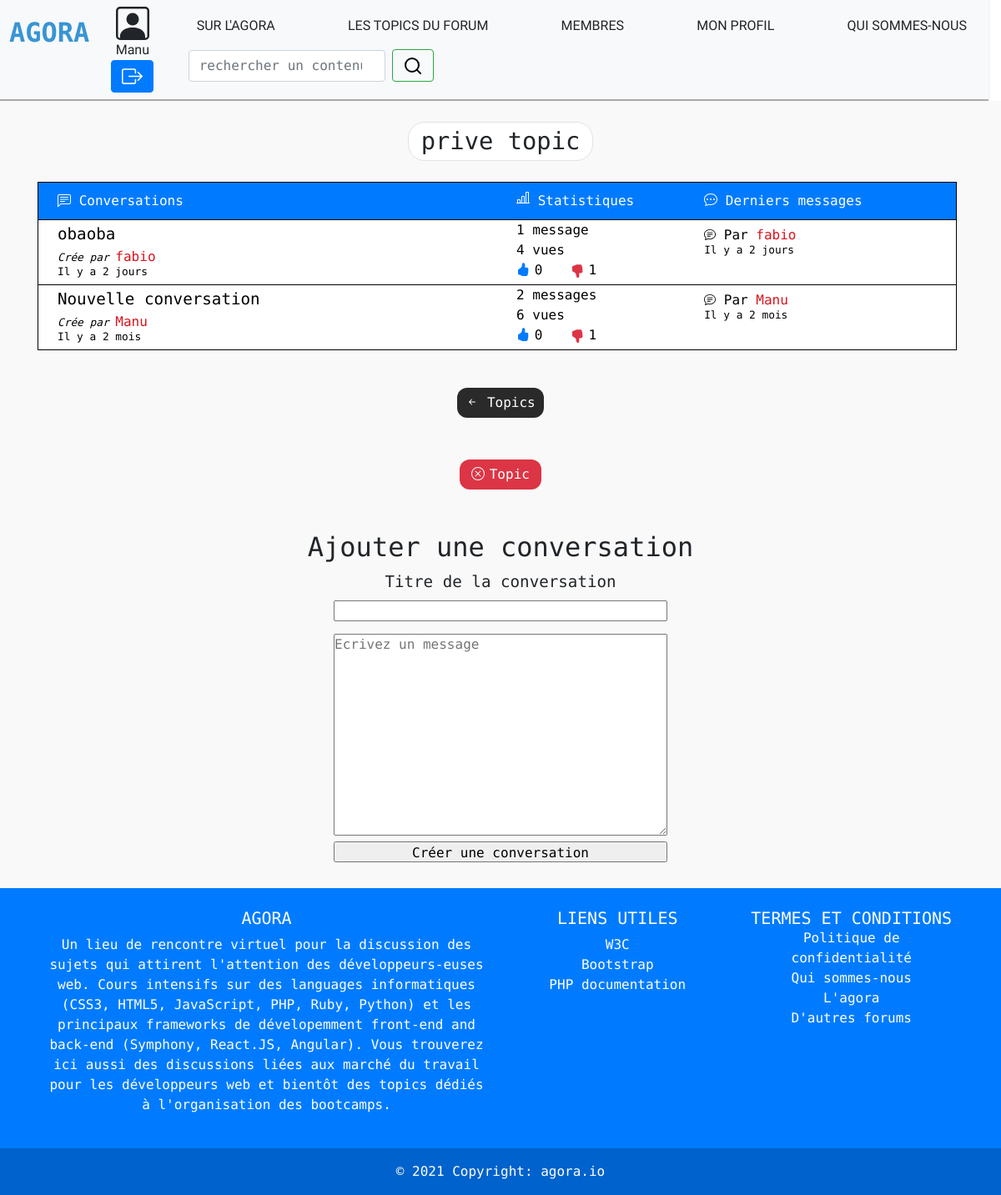
The app's page /conversation.php?id=11 (signed in) with its own data.
### tables this page shows
CREATE TABLE `topic` (
  `id` int(11) NOT NULL,
  `titre` varchar(255) NOT NULL,
  `description` varchar(255) NOT NULL,
  `id_createur` varchar(255) NOT NULL,
  `id_droits` int(11) NOT NULL,
  `date` timestamp NOT NULL DEFAULT CURRENT_TIMESTAMP
);

CREATE TABLE `conversations` (
  `id` int(11) NOT NULL,
  `titre` varchar(255) NOT NULL,
  `id_topic` int(11) NOT NULL,
  `id_message` int(11) NOT NULL DEFAULT '0',
  `id_utilisateur` int(11) NOT NULL,
  `date` timestamp NOT NULL DEFAULT CURRENT_TIMESTAMP
);

CREATE TABLE `utilisateurs` (
  `id` int(11) NOT NULL,
  `login` varchar(255) NOT NULL,
  `nom` varchar(255) NOT NULL,
  `prenom` varchar(255) NOT NULL,
  `mail` varchar(255) NOT NULL,
  `password` varchar(255) NOT NULL,
  `id_droits` int(11) NOT NULL,
  `date` timestamp NOT NULL DEFAULT CURRENT_TIMESTAMP
);

CREATE TABLE `messages` (
  `id` int(11) NOT NULL,
  `message` text NOT NULL,
  `like` int(11) NOT NULL DEFAULT '0',
  `dislike` int(11) NOT NULL DEFAULT '0',
  `id_conversation` int(11) NOT NULL,
  `id_topic` int(11) NOT NULL,
  `id_utilisateurs` int(11) NOT NULL,
  `date` timestamp NOT NULL DEFAULT CURRENT_TIMESTAMP
);

### classes/Models/TopicModel.php (called while the page is built, shortened)
<?php
class TopicModel extends Model
{
    public $table;
    public function __construct()
    {
        $this->table = 'topic';
    }
    public function findTopicId($id)
    {
        return $requete = $this->requete("SELECT * FROM $this->table WHERE id = $id")->fetch();
    }
}

### classes/Db/Db.php (called while the page is built, shortened)
<?php
class Db extends PDO
{
    private static $instance;
    private function __construct()
    {
        $_dsn = 'mysql:dbname='. self::DBNAME . '; charset=utf8; host=' . self::DBHOST;
    }
    public static function getInstance():self
    {
        if(self::$instance === null){
            self::$instance = new self();
        }
        return self::$instance;
    }
}

### classes/Models/Model.php (called while the page is built, shortened)
<?php
class Model extends Db
{
    public function requete(string $sql, array $attributs = null)
    {
        $this->db = Db::getInstance();
        if ($attributs !== null) {
            $query = $this->db->prepare($sql);
            $query->execute($attributs);
            return $query;
        }
        else {
            return $this->db->query($sql);
        }
    }
}

### classes/Models/ConversationModel.php (called while the page is built, shortened)
<?php
class ConversationModel extends Model
{
    public function __construct()
    {
        $this->table = 'conversations';
    }
    public function getConversation($id_topic)
    {
        return $requete = $this->requete("
        SELECT $this->table.date AS date_conversations,
               $this->table.titre,
               $this->table.id_topic,
               $this->table.id_utilisateur,
               $this->table.id AS id_conversation,
               $this->table.id_message,
               utilisateurs.id,
               utilisateurs.login,
               messages.id,
               messages.date
        FROM $this->table
        INNER JOIN utilisateurs
        ON $this->table.id_utilisateur = utilisateurs.id
        INNER JOIN messages
        ON $this->table.id_message = messages.id
        WHERE $this->table.id_topic = $id_topic
        ORDER BY date DESC ")->fetchAll();
    }
    public function getMessages($id_conversation)
    {
        return $requete = $this->requete("
        SELECT  messages.date,
                messages.id_utilisateurs,
                messages.id_conversation,
                utilisateurs.id,
                utilisateurs.login
        FROM utilisateurs
        INNER JOIN messages
        ON utilisateurs.id = messages.id_utilisateurs
        WHERE messages.id_conversation = $id_conversation
        ORDER BY messages.date DESC")->fetch();
    }
}

### function/dates.php (called while the page is built, shortened)
<?php
 function depuis($date)
    {
        $origin = new DateTime(date("Y-m-d H:i:s"));
        $target = new DateTime($date);
        $interval = $origin->diff($target);
        if ((int) floor($interval->y) === 0) {
            if ((int) floor($interval->m) === 0) {
                if ((int) floor($interval->d) === 0) {
                    if ((int) floor($interval->h) === 0) {
                        if ((int) floor($interval->i) === 0) {
                            if ((int) floor($interval->s) === 0) {
                                return 'maintenant';
                            }
                            elseif ($interval->s === 1) {
                                return '1 seconde';
                            }
                            else {
                                return $interval->s. ' secondes';
                            }
                        }
                        elseif ($interval->i === 1) {
                            return '1 minute';
                        }
                        else {
                            return $interval->i. ' minutes';
                        }
                    }
                    elseif ($interval->h === 1) {
                        return '1 heure';
                    }
                    else {
                        return $interval->h. ' heures';
                    }
                }
                elseif ($interval->d === 1) {
                    return '1 jour';
                }
                else {
                    return $interval->d. ' jours';
                }
            }
            elseif ($interval->m === 1) {
                return '1 mois';
            }
            else {
                return $interval->m. ' mois';
            }
        }
        elseif ($interval->y === 1) {
            return '1 jour';
        }
        else {
            return $interval->y. ' années';
        }
    }

### classes/Models/MessagesModel.php (called while the page is built, shortened)
<?php
class MessagesModel extends Model
{
    public function __construct()
    {
        $this->table = 'messages';
    }
    public function messagesCount($id)
    {
        return $query = $this->requete('SELECT * FROM '.$this->table.' WHERE id_conversation = '.$id)->rowcount();
    }
}

### classes/Models/Vues.php (called while the page is built, shortened)
<?php
class Vues extends Model
{
    public function __construct()
    {
        $this->table = 'vues';
    }
    public function vuesConversation(int $id_conversation)
    {
        return $requete = $this->requete("SELECT *FROM $this->table WHERE id_conversation = $id_conversation")->rowcount();
    }
}

### classes/Models/Likes.php (called while the page is built, shortened)
<?php
class Likes extends Model
{
    public function __construct()
    {
        $this->table = 'likes';
    }
    public function likeConversation($id_conversation): int
    {
        return $requete = $this->requete("SELECT * FROM $this->table WHERE id_conversation = $id_conversation")->rowcount();
    }
}

### classes/Models/Dislike.php (called while the page is built, shortened)
<?php
class Dislike extends Model
{
    public function __construct()
    {
        $this->table = 'dislike';
    }
    public function dislikeConversation($id_conversation): int
    {
        return $requete = $this->requete("SELECT * FROM $this->table WHERE id_conversation = $id_conversation")->rowcount();
    }
}

### conversation.php (the view, shortened to what this page needs)
<?php
require_once 'function/dates.php';
$conversation = new ConversationModel();
?>
<header>
    <?php include 'header.php'; ?>
</header>
<main class="main_conversation">
    <?php
    $topics = new TopicModel();
    $recup_titre = $topics->findTopicId($_GET['id']);
    ?>
        <h1 class="h1_titre_topic"><?=$recup_titre->titre?></h1>
        <section class="container">
            <?php
            $conversations = $conversation->getConversation($_GET['id']);
            ?>
              <section class="container_entete_conversations row mr-2 ml-auto">
                <section class="description_conversations col-6 ml-2 ">
                Conversations
                </section>
                <section class="statistiques_conversations col-2">
                Statistiques
                </section>
                <section class="ecritpar_conversations col-3 mr-auto ml-auto ">
                Derniers messages
                </section>
            </section>
            <?php
            foreach ($conversations as  $conversationn){
                ?><a href="messages.php?id=<?=$_GET['id']?>&id_conversation=<?php echo $conversationn->id_conversation?>">
                <section class="container_conversations row  mr-2 ml-auto">
                    <section class=" conversation_conversations col-6 ml-2 ">
                        <p><?= $conversationn->titre . '</p>
                        <i>Crée par </i><span class="span_login_conversations">'.$conversationn->login. '</span>
                        <br><span class="span_depuis_conversation"> Il y a ' .depuis($conversationn->date_conversations). '</span>';
                        ?>
                    </section>
                    <section class="statistique_conversations col-2">
                        <?php
                        $messages_count = new MessagesModel();
                        echo $messages_count->messagesCount($conversationn->id_conversation).' message';if ($messages_count->messagesCount($conversationn->id_conversation)>= 2):echo 's';endif;echo '<br>';
                        $vues = new Vues();
                        echo $vues->vuesConversation($conversationn->id_conversation).' vue';if ($vues->vuesConversation($conversationn->id_conversation ) >= 2): echo 's'; endif; echo '<br>';
                        $likes = new Likes();
                        ?>
                        <?=$likes->likeConversation($conversationn->id_conversation);
                        $dislikes = new Dislike();
                        ?>
                        <?=$dislikes->dislikeConversation($conversationn->id_conversation);?>
                    </section>
                    <section class="dernier_message_conversations col-3 ml-auto mr-auto ">
                        <?php
                        $messages = $conversation->getMessages($conversationn->id_conversation);
                        echo '<svg xmlns="http://www.w3.org/2000/svg" width="14" height="14" fill="currentColor" class="bi bi-chat-text mb-1" viewBox="0 0 16 16"><path d="M2.678 11.894a1 1 0 0 1 .287.801 10.97 10.97 0 0 1-.398 2c1.395-.323 2.247-.697 2.634-.893a1 1 0 0 1 .71-.074A8.06 8.06 0 0 0 8 14c3.996 0 7-2.807 7-6 0-3.192-3.004-6-7-6S1 4.808 1 8c0 1.468.617 2.83 1.678 3.894zm-.493 3.905a21.682 21.682 0 0 1-.713.129c-.2.032-.352-.176-.273-.362a9.68 9.68 0 0 0 .244-.637l.003-.01c.248-.72.45-1.548.524-2.319C.743 11.37 0 9.76 0 8c0-3.866 3.582-7 8-7s8 3.134 8 7-3.582 7-8 7a9.06 9.06 0 0 1-2.347-.306c-.52.263-1.639.742-3.468 1.105z"/><path d="M4 5.5a.5.5 0 0 1 .5-.5h7a.5.5 0 0 1 0 1h-7a.5.5 0 0 1-.5-.5zM4 8a.5.5 0 0 1 .5-.5h7a.5.5 0 0 1 0 1h-7A.5.5 0 0 1 4 8zm0 2.5a.5.5 0 0 1 .5-.5h4a.5.5 0 0 1 0 1h-4a.5.5 0 0 1-.5-.5z"/></svg>
                        Par <span class="span_login_conversations">'.$messages->login.'</span> <br>
                        <span class="span_depuis_conversation">Il y a '.depuis($messages->date). '</span>';
                        ?>
                    </section>
                </section></a>
                <?php
            }
            ?>
        </section>
    <section class="liste_topic_conversation">
        <a href="topic.php?">
        <svg xmlns="http://www.w3.org/2000/svg" width="16" height="16" fill="currentColor" class="bi bi-arrow-left-short mb-1" viewBox="0 0 16 16"><path fill-rule="evenodd" d="M12 8a.5.5 0 0 1-.5.5H5.707l2.147 2.146a.5.5 0 0 1-.708.708l-3-3a.5.5 0 0 1 0-.708l3-3a.5.5 0 1 1 .708.708L5.707 7.5H11.5a.5.5 0 0 1 .5.5z"/></svg>
        Topics</a>
    </section>
    <section class="supprimer_topic">
        <?php
        if(isset($_SESSION['user']['id_droits']) AND $_SESSION['user']['id_droits'] >= 100){
            ?>
            <form action="" method="post">
                <button name="supprimer_topic">
                    Topic
                </button>
            </form><?php
        }
        ?>
    </section>
    <section class="ajouter_conversation">
            <?php
        if (isset($_SESSION['user'])) {
            ?><h2>Ajouter une conversation</h2>
            <form class=" formulaire_conversation form-group" action="" method=post>
                <div>
                    <label for="titre">Titre de la conversation</label>
                </div>
                <div>
                    <input type="text" name="titre" id="titre" required>
                </div>
                <div>
                    <textarea name="message"  cols="30" rows="10"  placeholder="Ecrivez un message" required></textarea>
                </div>
                <div>
                    <input class="" type="submit" value="Créer une conversation" name="Creer">
                </div>
            </form>
            <?php
        }
        ?>
    </section>
</main>
<?php
require 'footer.php';
?>

### css/style.css (style rules this page uses)
* { margin: 0; padding: 0; font-family: 'Dosis', sans-serif; box-sizing: border-box; }
a { text-decoration: none; color: inherit; }
main { width: 100%; display: flex; flex-direction: column; justify-content: space-between; align-items: center; }
label { font-size: 1.2em; }
input { margin-bottom: 15px; width: 250px; height: 25px; }
.main_conversation { background-color: rgb(249, 249, 249); display: flex; flex-direction: column; align-items: center; }
.h1_titre_topic { background-color: white; padding: 5px 15px; border-radius: 20px; font-size: 1.8em; margin: 25px 0; border: 1.5px solid rgb(228, 226, 226); }
.container_entete_conversations { background-color: #007bff; color: white; border: 1px solid black; padding: 10px 0; }
.container a { text-decoration: none; color: black; background-color: #007bff; }
.container_conversations { border: 1px solid black; border-top: none; background-color: white; transition: all 0.6s; }
.container_conversations p { font-size: 1.2em; margin-top: 3px; margin-bottom: 0; }
.container_conversations i { font-size: 0.8em; }
.span_login_conversations { color: #db131d; }
.span_depuis_conversation { font-size: 0.8em; margin: 0; display: block; margin-top: -4px; margin-bottom: 6px; }
.statistique_conversations svg { margin-right: -4px; }
.dernier_message_conversations { margin-top: 6px; }
.liste_topic_conversation { margin-bottom: 10px; margin-top: 5px; display: flex; flex-direction: column; align-items: center; }
.liste_topic_conversation a { text-decoration: none; background-color: rgb(43, 42, 42); padding: 6px 10px; color: white; margin-top: 40px; border-radius: 12px; transition: all 0.6s; }
.ajouter_conversation { display: flex; flex-direction: column; align-items: center; margin-top: 50px; }
.formulaire_conversation { width: 400px; display: flex; flex-direction: column; align-items: center; }
.formulaire_conversation input { width: 400px; }
.formulaire_conversation textarea { width: 400px; }
.supprimer_conversation button, .supprimer_topic button { background-color: #dc3545; color: white; padding: 6px 14px; border-radius: 12px; border: none; transition: all 0.6s; }
.supprimer_conversation svg, .supprimer_topic svg { margin-right: -4px; }
.supprimer_topic { margin-top: 40px; }

### css/headerfooter.css (style rules this page uses)
* { margin: 0; padding: 0; font-family: 'Cutive Mono', monospace; }
header { width: 100%; display: flex; flex-direction: row; justify-content: space-between; align-items: center; }

### records on screen
topic: titre "prive topic"
conversations: titre "obaoba", id_utilisateur.login "fabio", date "2 jours", id_conversation "1", id_conversation "4", id_conversation "0", id_message.date "2 jours"
conversations: titre "Nouvelle conversation", id_utilisateur.login "Manu", date "2 mois", id_conversation "2", id_conversation "6", id_conversation "0", id_conversation "1", id_message.date "2 mois"

### other values on screen
$user['user']['login'] "Manu"
